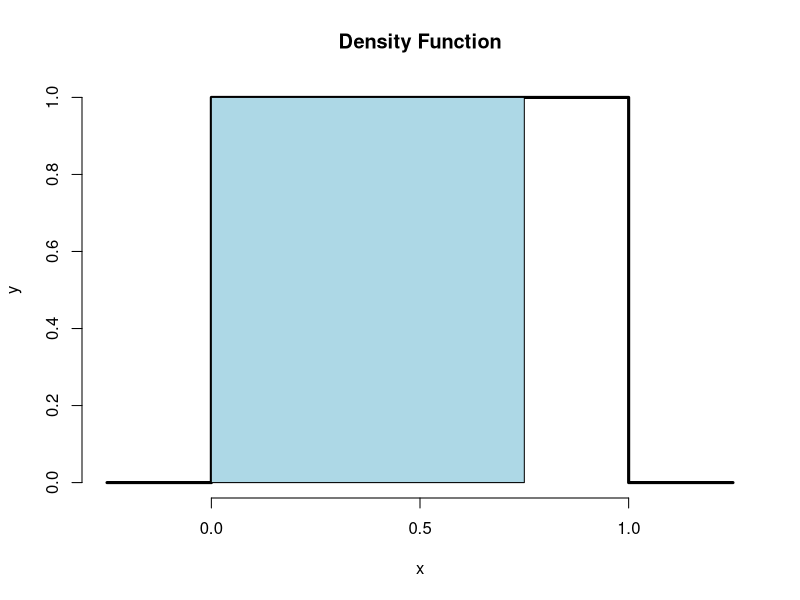

Write the R code that produced this figure.
## ---- chunk 1
knitr::opts_chunk$set(echo = TRUE, cache = TRUE, message = FALSE, warning = FALSE)
library(rmarkdown)
library(lubridate)
library(VennDiagram)
## ---- chunk 2
x <- c(-0.25,0,0, 0.25, 0.50, 0.75, 1.0,1.0,1.25)
y <- c(0,0,1, 1, 1, 1, 1,0,0)
invisible(plot(x, y,
     lwd = 3,
     frame = FALSE,
     type = "l",
     main = "Density Function") +
rect(xleft = .75, xright = 0, ybottom = 0, ytop = 1, col = "lightblue"))
## ---- chunk 3
# Calculating using R.
stats::qunif(p = 0.75, min = 0, max = 1)
## ---- chunk 4
# Symmetric mean 50% in both sides.
qnorm(p = 0.50, mean = 0)
## ---- chunk 5
x <- 1:4
p <- x/sum(x)
temp <- rbind(x, p)
rownames(temp) <- c("X", "Prob")
temp
## ---- chunk 6
sum(temp["X",] * temp["Prob",])/sum(temp["Prob",])
## ---- chunk 7
#Calculating using R.
(0.75*0.30)/(0.75*0.30+0.48*0.70)
